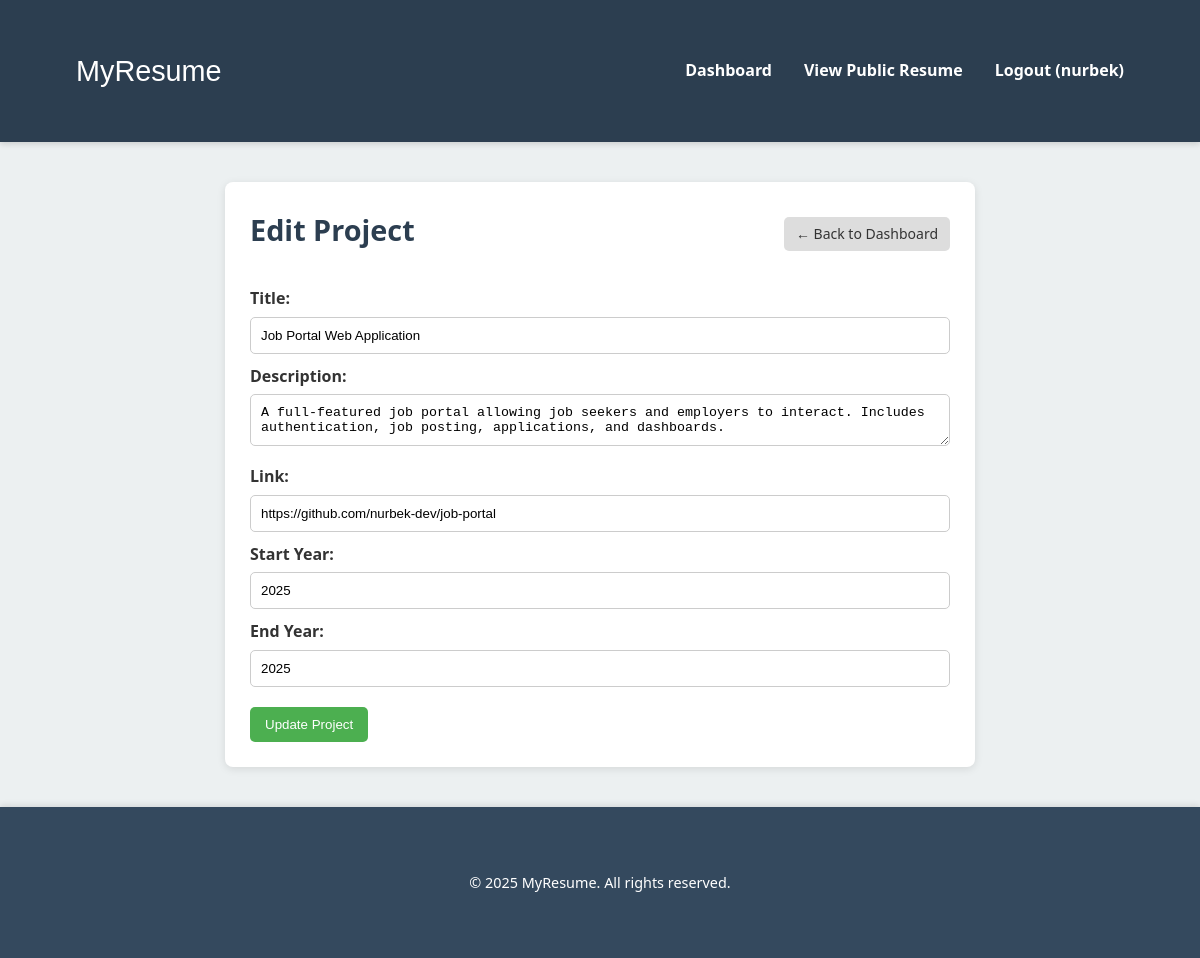
The app's page /admin/edit_projects.php?id=2 (signed in) with its own data.
### tables this page shows
CREATE TABLE `projects` (
  `id` int(11) NOT NULL,
  `title` varchar(255) NOT NULL,
  `description` text DEFAULT NULL,
  `link` varchar(255) DEFAULT NULL,
  `start_year` int(11) DEFAULT NULL,
  `end_year` int(11) DEFAULT NULL
);

### includes/functions.php (called while the page is built, shortened)
<?php
function sanitize_input($input) {
    return htmlspecialchars(trim($input), ENT_QUOTES, 'UTF-8');
}

### admin/edit_projects.php (the view, shortened to what this page needs)
<?php
require_once '../includes/db_connect.php';
require_once '../includes/functions.php';
$id = intval($_GET['id']);
$stmt = $pdo->prepare("SELECT * FROM projects WHERE id=?");
$stmt->execute([$id]);
$proj = $stmt->fetch();
include '../includes/header.php';
?>
<div class="page-container">
    <div class="page-header">
        <h2>Edit Project</h2>
        <a class="btn-back" href="dashboard.php">← Back to Dashboard</a>
    </div>
    <form method="POST" class="form-box">
        <label>Title:</label>
        <input type="text" name="title" value="<?= sanitize_input($proj['title']) ?>" required>
        <label>Description:</label>
        <textarea name="description"><?= sanitize_input($proj['description']) ?></textarea>
        <label>Link:</label>
        <input type="text" name="link" value="<?= sanitize_input($proj['link']) ?>">
        <label>Start Year:</label>
        <input type="number" name="start_year" value="<?= sanitize_input($proj['start_year']) ?>">
        <label>End Year:</label>
        <input type="number" name="end_year" value="<?= sanitize_input($proj['end_year']) ?>">
        <button type="submit" class="btn-primary">Update Project</button>
    </form>
</div>
<?php include '../includes/footer.php'; ?>

### css/style.css (style rules this page uses)
:root { --primary-color: #2c3e50; --secondary-color: #3498db; --accent-color: #e67e22; --light-color: #ecf0f1; --dark-color: #34495e; --text-color: #333; --heading-color: #2c3e50; --font-base: "Segoe UI", Tahoma, Geneva, Verdana, sans-serif; --font-heading: "Arial Black", Arial, sans-serif; --spacing: 1rem; --border-radius: 6px; --max-width: 1100px; --header-padding-x: 1rem; --header-shadow: 0 2px 6px rgba(0, 0, 0, 0.15); --space-lg: 2rem; }
html { scroll-behavior: smooth; }
* { margin: 0; padding: 0; box-sizing: border-box; }
body { font-family: var(--font-base); color: var(--text-color); background-color: var(--light-color); line-height: 1.6; }
a { color: var(--secondary-color); text-decoration: none; }
h1, h2, h3, h4 { color: var(--heading-color); margin-bottom: 0.5rem; }
h2 { font-size: 1.8rem; }
.page-container { max-width: 750px; margin: 40px auto; background: #fff; padding: 25px; border-radius: 8px; box-shadow: 0 2px 8px rgba(0, 0, 0, 0.1); }
.page-header { display: flex; justify-content: space-between; align-items: center; margin-bottom: 25px; }
.btn-back { background: #ddd; padding: 6px 12px; border-radius: 5px; text-decoration: none; color: #333; font-size: 14px; }
.form-box label { font-weight: bold; margin-top: 10px; display: block; }
.form-box input, .form-box textarea { width: 100%; padding: 10px; margin-top: 5px; border: 1px solid #ccc; border-radius: 5px; }
.btn-primary { margin-top: 20px; padding: 10px 15px; background: #4caf50; color: #fff; border: none; border-radius: 5px; cursor: pointer; }

### records on screen
projects: title "Job Portal Web Application", description "A full-featured job portal allowing job seekers and employers to interact. Includes authentication, job posting, applications, and dashboards.", link "https://github.com/nurbek-dev/job-portal", start_year "2025", end_year "2025"

### other values on screen
$_SESSION['username'] "nurbek"
